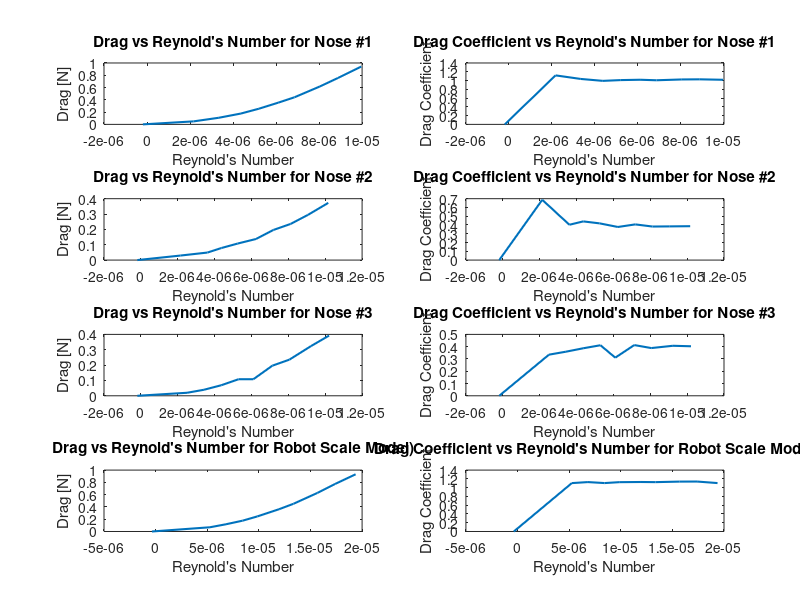

This chart was generated by the following MATLAB code:
%% Setup
load calibration.mat

reynoldsNumber = @(v, l, nu) v.*l./nu;
dragCoefficient = @(drag, rho, v, frontalArea) drag./(0.5.*rho.*v.^2.*frontalArea);

coneArea = pi*(25*1e-3)^2; % all cones have same frontal area
coneL = 50*1e-3; % [m] characteristic length of cone is 50mm diameter
robotL = 0.0931; % [m^2] characteristic length of robot is 0.0931 m length ... i guess??
robotArea = 0.00164;

nose1_v = rpm2v([0 435 651 840 994 1159 1299 1517 1671 1871]);
nose1_drag = kgf2N([-1.247 -1.252 -1.258 -1.265 -1.273 -1.283 -1.292 -1.310 -1.324 -1.343])*-1;
nose1_lift = kgf2N([0.424 0.412 0.418 0.414 0.398 0.380 0.358 0.370 0.360 0.340]);
fprintf("Zero Lift %g, Zero Drag %g\n", nose1_lift(1), nose1_drag(1))
nose1_drag = nose1_drag - nose1_drag(1);
% nose1_v = nose1_v(2:end);
% nose1_drag = nose1_drag(2:end);
nose1_reynolds = reynoldsNumber(nose1_v, coneL, nu);
nose1_dragC = dragCoefficient(nose1_drag, rho, nose1_v, coneArea);

nose2_v = rpm2v([0 430 701 840 1004 1186 1360 1532 1705 1909]);
nose2_drag = kgf2N([-1.247 -1.250 -1.252 -1.255 -1.258 -1.261 -1.267 -1.271 -1.277 -1.285])*-1;
nose2_lift = kgf2N([0.448 0.444 0.440 0.437 0.422 0.405 0.405 0.390 0.390 0.370]);
fprintf("Zero Lift %g, Zero Drag %g\n", nose2_lift(1), nose2_drag(1))
nose2_drag = nose2_drag - nose2_drag(1);
% nose2_v = nose2_v(2:end);
% nose2_drag = nose2_drag(2:end);
nose2_reynolds = reynoldsNumber(nose2_v, coneL, nu);
nose2_dragC = dragCoefficient(nose2_drag, rho, nose2_v, coneArea);

nose3_v = rpm2v([0 497 666 839 1012 1160 1350 1520 1736 1917]);
nose3_drag = kgf2N([-1.248 -1.250 -1.252 -1.255 -1.259 -1.259 -1.268 -1.272 -1.281 -1.288])*-1;
nose3_lift = kgf2N([0.449 0.445 0.442 0.439 0.421 0.410 0.405 0.395 0.380 0.350]);
fprintf("Zero Lift %g, Zero Drag %g\n", nose3_lift(1), nose3_drag(1))
nose3_drag = nose3_drag - nose3_drag(1);
% nose3_v = nose3_v(2:end);
% nose3_drag = nose3_drag(2:end);
nose3_reynolds = reynoldsNumber(nose3_v, coneL, nu);
nose3_dragC = dragCoefficient(nose3_drag, rho, nose3_v, coneArea);

% robot
robot_v = rpm2v([0 556 710 870 1010 1219 1357 1586 1757 1953]);
robot_drag = kgf2N([-1.245 -1.252 -1.257 -1.263 -1.270 -1.282 -1.291 -1.309 -1.324 -1.340])*-1;
robot_lift = kgf2N([0.765 0.765 0.766 0.767 0.767 0.768 0.770 0.777 0.780 0.790]);
fprintf("Zero Lift %g, Zero Drag %g\n", robot_lift(1), robot_drag(1))
robot_drag = robot_drag - robot_drag(1);
% robot_v = robot_v(2:end);
% robot_drag = robot_drag(2:end);
robot_reynolds = reynoldsNumber(robot_v, robotL, nu);
robot_dragC = dragCoefficient(robot_drag, rho, robot_v, robotArea);

%% Plotting
figure(1)
clf
set(groot,'defaultLineLineWidth',1.5)

% nose 1 plotting
subplot(4, 2, 1)
plot(nose1_reynolds, nose1_drag)
xlabel("Reynold's Number")
ylabel("Drag [N]")
title("Drag vs Reynold's Number for Nose #1")

subplot(4, 2, 2)
plot(nose1_reynolds, nose1_dragC)
xlabel("Reynold's Number")
ylabel("Drag Coefficient")
title("Drag Coefficient vs Reynold's Number for Nose #1")

% nose 2 plotting
subplot(4, 2, 3)
plot(nose2_reynolds, nose2_drag)
xlabel("Reynold's Number")
ylabel("Drag [N]")
title("Drag vs Reynold's Number for Nose #2")

subplot(4, 2, 4)
plot(nose2_reynolds, nose2_dragC)
xlabel("Reynold's Number")
ylabel("Drag Coefficient")
title("Drag Coefficient vs Reynold's Number for Nose #2")

% nose 3 plotting
subplot(4, 2, 5)
plot(nose3_reynolds, nose3_drag)
xlabel("Reynold's Number")
ylabel("Drag [N]")
title("Drag vs Reynold's Number for Nose #3")

subplot(4, 2, 6)
plot(nose3_reynolds, nose3_dragC)
xlabel("Reynold's Number")
ylabel("Drag Coefficient")
title("Drag Coefficient vs Reynold's Number for Nose #3")

% robot plotting
subplot(4, 2, 7)
plot(robot_reynolds, robot_drag)
xlabel("Reynold's Number")
ylabel("Drag [N]")
title("Drag vs Reynold's Number for Robot Scale Model)")

subplot(4, 2, 8)
plot(robot_reynolds, robot_dragC)
xlabel("Reynold's Number")
ylabel("Drag Coefficient")
title("Drag Coefficient vs Reynold's Number for Robot Scale Model")

set(gcf, "Color", "w");